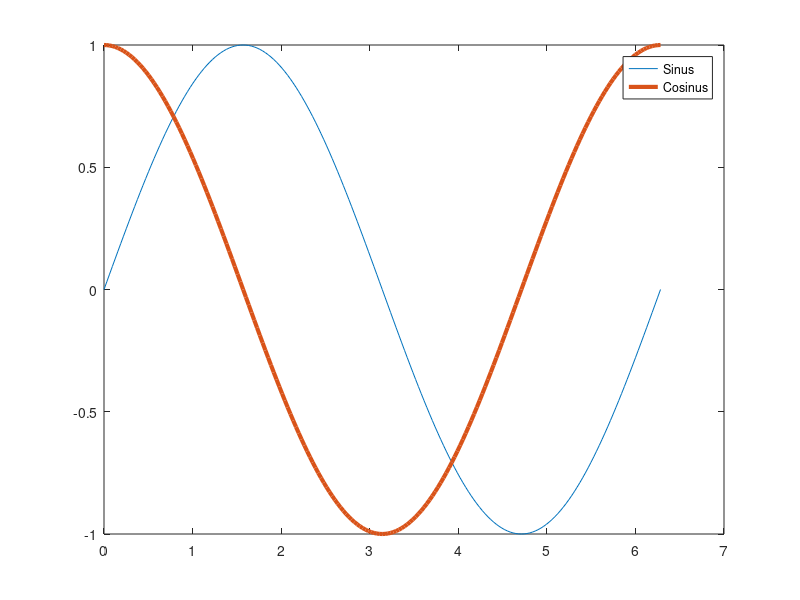

This chart was generated by the following MATLAB code: (Note: this script raises an error after producing the figure.)
clear all; clc; close all;
x =0:pi/100:2*pi;
y = sin(x);
z = cos(x);
plot(x,y, x,z, 'LineWidth',3)
%h=legend('Sinus','Cosinus')  % Strings als Parameter
cellarray = {'Sinus', 'Cosinus'}
h = legend(cellarray)      % Cell-Array als Parameter
name1 = input('Sinusfunktion: neuer Name ', 's');
h.String(1) = {name1};
name2 = input('Cosinusfunktion: neuer Name ', 's');
h.String(2) = {name2};
input('Vertausche - Weiter mit Enter ', 's');
% vertausche die Namen
h.String = {name2 name1};
